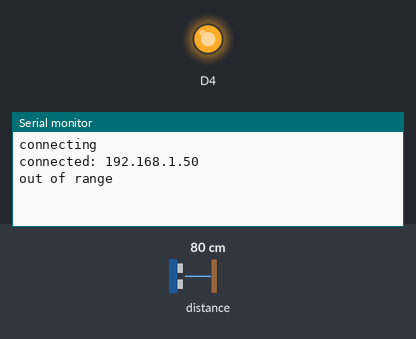
A sketch run on a simulated ESP8266 (NodeMCU). Parts: output pins drawn as LEDs (lit = HIGH, except the on-board LED, lit = LOW), the last lines printed to the serial monitor. Wiring (inferred from the names in the program): ultrasonic range finder: trigger D2; echo D3. The inputs (shaded band) are chosen by the test bench; at power-on: distance to the obstacle 80 cm. The echo pulse lasts 58.3 µs per cm; WiFi joins after 1.5 s; servers stay silent unless stated; the local clock reads 2024-03-15 10:24:30 at power-on unless the sketch sets it; pins used as bus, display or sensor lines are not drawn.

Above: at 3.0 s.
3.1 s: distance to the obstacle set to 38 cm
At 11.97 s:
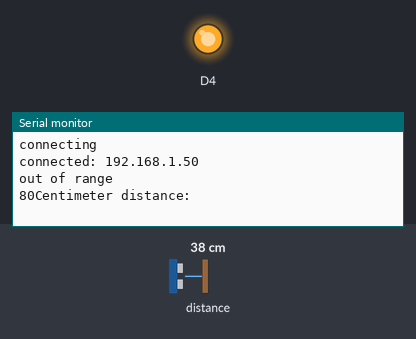
13.3 s: distance to the obstacle set to 31 cm
At 22.7 s:
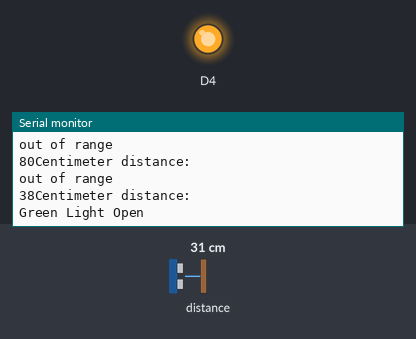

The sketch:

ultrasonic_senzor_nodemcu_functional.ino
```cpp
#define TRIGGER D2
#define ECHO    D3

// NodeMCU Pin D1 > TRIGGER | Pin D2 > ECHO

#define BLYNK_PRINT Serial    // Comment this out to disable prints and save space
#include <ESP8266WiFi.h>
#include <BlynkSimpleEsp8266.h>
#include <FirebaseArduino.h>
#include <time.h>

#define FIREBASE_HOST "iot-garbage-8e43b.firebaseio.com"
#define FIREBASE_AUTH "6J781e5m7x2sddBVBDSIthGnLSakoDbRbZus3QsU"
#define WIFI_SSID "Cabel net free net"
#define WIFI_PASSWORD "pakistan@321"
// You should get Auth Token in the Blynk App.
// Go to the Project Settings (nut icon).
char auth[] = "eJG9SZX4jXfAbuIsAnWZ5VN8XyjUtOV_";

// Your WiFi credentials.
// Set password to "" for open networks.
char ssid[] = "Cabel net free net";
char pass[] = "pakistan@321";


BlynkTimer timer;
int distance = 0;
int thresh[3] = {30 , 20 , 10};
WidgetLED green(V1);
WidgetLED orange(V2);
WidgetLED red(V3);

void setup() {

  Serial.begin (19200);
  Blynk.begin(auth, ssid, pass);
  pinMode(TRIGGER, OUTPUT);
  pinMode(ECHO, INPUT);
  pinMode(BUILTIN_LED, OUTPUT);
   WiFi.begin(WIFI_SSID, WIFI_PASSWORD);
  Serial.print("connecting");
  while (WiFi.status() != WL_CONNECTED) {
    Serial.print(".");
    delay(500);
  }
  Serial.println();
  Serial.print("connected: ");
  Serial.println(WiFi.localIP());

  Firebase.begin(FIREBASE_HOST, FIREBASE_AUTH);


}
int n = 0;
String numbers= "numbers" ;


void loop() {

  time_t rawtime;
  struct tm * timeinfo;

  time ( &rawtime );
  timeinfo = localtime ( &rawtime );
  long duration;
  digitalWrite(TRIGGER, LOW);
  delayMicroseconds(2);

  digitalWrite(TRIGGER, HIGH);
  delayMicroseconds(10);

  digitalWrite(TRIGGER, LOW);
  duration = pulseIn(ECHO, HIGH);
  distance = (duration/2) / 29.1;


 if(distance >= 20 && distance  < 36  ){
    green.on();
     Serial.println("Green Light Open ");
     Firebase.pushString( "message/empty", "Empty: green Light Open");
      Firebase.setString( "color/col","EMPTY");

    }
 else   if(distance > 10 && distance  < 20 )
   { green.on();
    orange.on();
     Serial.println("Half full");
     Firebase.pushString( "message/half","Half Full: green & Yelllow Light Open");
      Firebase.setString( "color/col","HALF");
  }
     else if(distance < 10)
   { green.on();
    orange.on();
    red.on();
     Serial.println("full:");
      Firebase.pushString( "message/full"," Full: green & Yelllow & Red  Light Open");
       Firebase.setString( "color/col","Full");
  }
  else{
    green.off();
    orange.off();
    red.off();
    Serial.println("out of range");

}
delay(10000);


  Serial.print(distance);
  Serial.println("Centimeter distance:");
 // Blynk.virtualWrite(V5, distance);
  delay(200);
  Blynk.run();
}
```

Measured:
- the behaviour switches between 36 and 35 cm on distance to the obstacle (found by bisection; images 1 and 2)
- after the input at 13.3 s, the serial monitor: prints a new line after 8.9 s (image 2)
